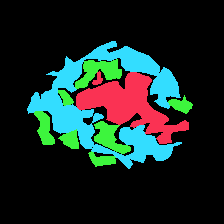
#> input picture resize_data/masks/Stir-fried yellow noodles3.png, 224 x 224 px, found by its file name; its folder holds only this picture in this run
$ jupyter execute --allow-errors master.ipynb   (shell and % lines are left out)   (older library calls are emulated)
#> lines starting #> are read from the running program, lines starting #| are printed output that depends on the picture; after the words box and inside, x2 and y2 are one past the last pixel; in counts of white or black regions, pixels touching at a corner belong together
[cell 1]
%cd Pytorch-UNet

[cell 2]
%cd Pytorch-UNet

[cell 3]
import os
from PIL import Image

def process_images(directory, output_directory, target_size=(1024, 1024), rotate_angle=0):
    if not os.path.exists(output_directory):
        os.makedirs(output_directory)

    for filename in os.listdir(directory):
        if filename.lower().endswith(('.png', '.jpg', '.jpeg')):  # Check for image file extensions
            image_path = os.path.join(directory, filename)
            output_path = os.path.join(output_directory, filename)

            try:
                with Image.open(image_path) as img:
                    img = img.resize(target_size, Image.ANTIALIAS)  # Resize image
                    if rotate_angle != 0:
                        img = img.rotate(rotate_angle)  # Rotate image if angle is specified
                    img.save(output_path)  # Save processed image
                    print(f'Processed {filename}')
            except Exception as e:
                print(f'Error processing {filename}: {e}')

# Define paths
dir_imgs = '/content/Pytorch-UNet/data/imgs'
dir_masks = '/content/Pytorch-UNet/data/masks'
output_imgs = '/content/Pytorch-UNet/data/imgs'
output_masks = '/content/Pytorch-UNet/data/masks'

# Process images and masks
#> (the rest of this cell did not finish here and is left out)

[cell 4]
import os
import cv2
import numpy as np

# Define the path to the folder containing mask images
folder_path = './data/masks'

# Get a list of all .png files in the folder
file_list = [f for f in os.listdir(folder_path) if f.endswith('.png')]

# Process each image file
for file_name in file_list:
    # Read the image
    img_path = os.path.join(folder_path, file_name)
    image = cv2.imread(img_path, cv2.IMREAD_GRAYSCALE)
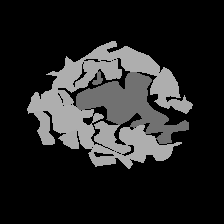
#> image: shape (224, 224); min 0, max 174, mean 36.2

    # Create a binary mask: black if the pixel is black, white otherwise
    binary_mask = np.where(image == 0, 0, 255).astype(np.uint8)
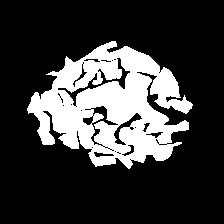
#> binary_mask: shape (224, 224); 23.3% white; 1 white region, box (x1, y1, x2, y2) and area: (27, 41, 193, 169) 11672

    # Save the binary mask image
    output_path = os.path.join(folder_path, file_name)
    cv2.imwrite(output_path, binary_mask)

    print(f'Processed {file_name} and saved binary mask as binary_{file_name}')

$ run again, on resize_data/masks/curry9.png
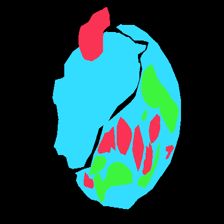
#> input picture resize_data/masks/curry9.png, 224 x 224 px, found by its file name
#> `image = cv2.imread(img_path, cv2.IMREAD_GRAYSCALE)`:
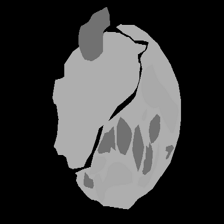
#> image: shape (224, 224); min 0, max 186, mean 58.3
#> `binary_mask = np.where(image == 0, 0, 255).astype(np.uint8)`:
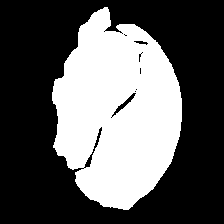
#> binary_mask: shape (224, 224); 36.7% white; 1 white region, box (x1, y1, x2, y2) and area: (52, 7, 182, 210) 18433

$ run again, on resize_data/masks/kao mok kai5.png
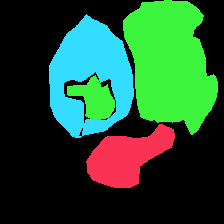
#> input picture resize_data/masks/kao mok kai5.png, 224 x 224 px, found by its file name
#> `image = cv2.imread(img_path, cv2.IMREAD_GRAYSCALE)`:
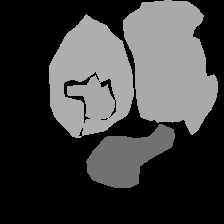
#> image: shape (224, 224); min 0, max 174, mean 62.4
#> `binary_mask = np.where(image == 0, 0, 255).astype(np.uint8)`:
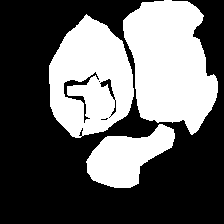
#> binary_mask: shape (224, 224); 38.7% white; 3 white regions, box (x1, y1, x2, y2) and area: (123, 0, 218, 135) 8919, (49, 14, 134, 138) 7276, (86, 124, 175, 188) 3203

$ run again, on resize_data/masks/noodles5.png
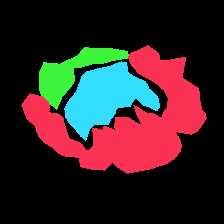
#> input picture resize_data/masks/noodles5.png, 224 x 224 px, found by its file name
#> `image = cv2.imread(img_path, cv2.IMREAD_GRAYSCALE)`:
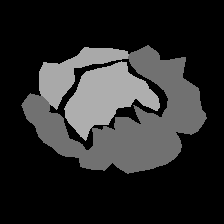
#> image: shape (224, 224); min 0, max 174, mean 41.3
#> `binary_mask = np.where(image == 0, 0, 255).astype(np.uint8)`:
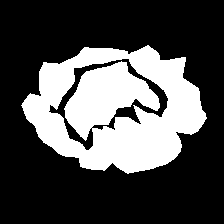
#> binary_mask: shape (224, 224); 30.4% white; 1 white region, box (x1, y1, x2, y2) and area: (21, 45, 207, 174) 15271

$ run again, on resize_data/masks/Stir-fried yellow noodles6.png
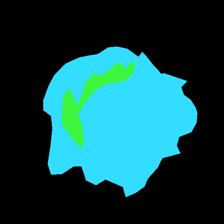
#> input picture resize_data/masks/Stir-fried yellow noodles6.png, 224 x 224 px, found by its file name
#> `image = cv2.imread(img_path, cv2.IMREAD_GRAYSCALE)`:
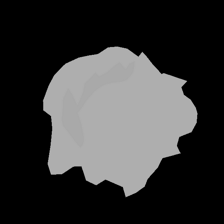
#> image: shape (224, 224); min 0, max 185, mean 54.7
#> `binary_mask = np.where(image == 0, 0, 255).astype(np.uint8)`:
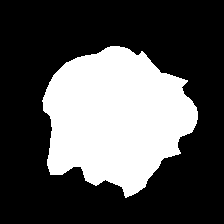
#> binary_mask: shape (224, 224); 32.2% white; 1 white region, box (x1, y1, x2, y2) and area: (42, 46, 198, 198) 16157
